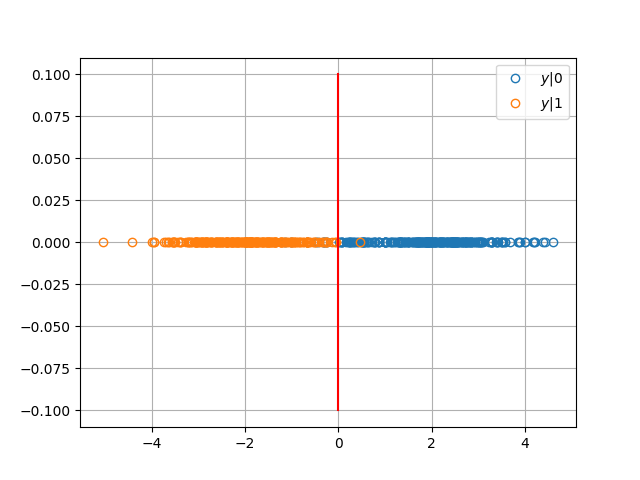

The Python source for this figure:
import numpy as np
import scipy.special as sp
import matplotlib.pyplot as plt

num_samples = 500
x_var = np.random.binomial(1, 0.5, num_samples)*2-1
n_var = np.random.normal(0, 1, num_samples)
A_db = 3
A = 10**(0.1*A_db)
y_var = A*x_var + n_var

x0 = np.extract(x_var==1, x_var)
x1 = np.extract(x_var==-1, x_var)
n0 = np.extract(x_var==1, n_var)
n1 = np.extract(x_var==-1, n_var)
y0 = A*x0 + n0
y1 = A*x1 + n1

plt.plot(y0, np.zeros(y0.shape[0]), 'o', mfc='none')
plt.plot(y1, np.zeros(y1.shape[0]), 'o', mfc='none')
plt.plot(np.zeros(10), np.linspace(-0.1,0.1,10), color="red")
plt.grid()
plt.legend(["$y|0$","$y|1$"])
plt.savefig('scatter.png')
plt.show() 